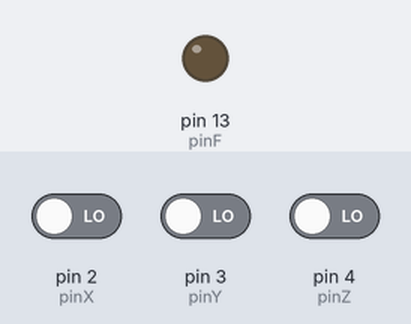
Recording of a sketch running on a simulated Arduino Uno, built with avr-gcc and run on an emulated ATmega328P. Parts: output pins drawn as LEDs (lit = HIGH). The inputs (shaded band) are chosen by the test bench; at power-on: pin 4 (pinZ) LOW, pin 2 (pinX) LOW, pin 3 (pinY) LOW.

Above: at 1.2 s.
1.3 s: pin 4 (pinZ) driven HIGH
At 1.6 s:
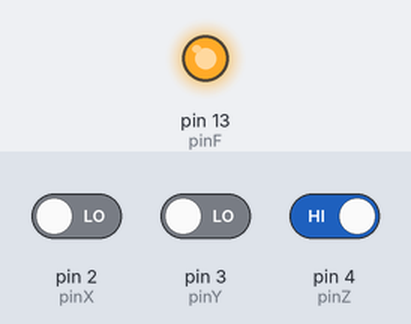
2.8 s: pin 4 (pinZ) driven LOW
At 3.9 s:
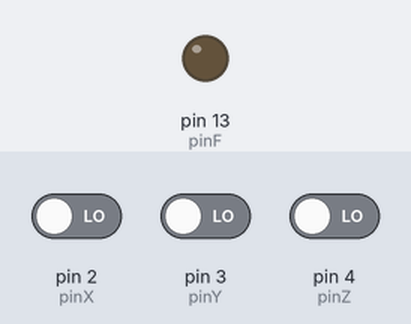
Timing chart, 0 to 5.8 s (numbered marks = the images above; inputs shaded):
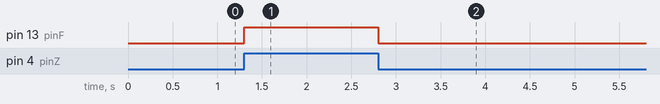

Measured:
- after the input at 1.3 s, pin 13 (pinF): LOW → HIGH at once
- after the input at 2.8 s, pin 13 (pinF): HIGH → LOW at once

The sketch:

GateMux.ino
```cpp
// Pin Configuration
const int pinX = 2; // PD2
const int pinY = 3; // PD3
const int pinZ = 4; // PD4
const int pinF = 13; // PB5 (Onboard LED)

void setup() {
  pinMode(pinX, INPUT);
  pinMode(pinY, INPUT);
  pinMode(pinZ, INPUT);
  pinMode(pinF, OUTPUT);
}

void loop() {
  bool X = digitalRead(pinX);
  bool Y = digitalRead(pinY);
  bool Z = digitalRead(pinZ);

  // Implemented Multiplexer Logic Formula: F = XY + Y'Z
  bool F = (X && Y) || (!Y && Z);

  digitalWrite(pinF, F);
}
```
